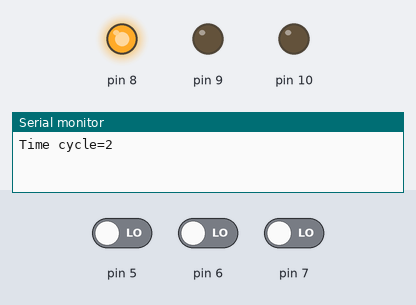
Bench run of a sketch on a simulated Arduino Uno, built with avr-gcc and run on an emulated ATmega328P. Parts: output pins drawn as LEDs (lit = HIGH), the last lines printed to the serial monitor. Inputs (shaded band) come from the test bench; at power-on: pin 5 LOW, pin 6 LOW, pin 7 LOW.

Above: at 1.2 s.
1.3 s: pin 5 driven HIGH
At 3.7 s:
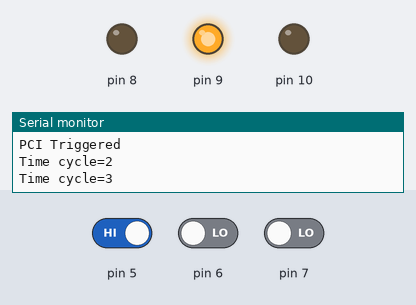
4.3 s: pin 6 driven HIGH
At 4.7 s:
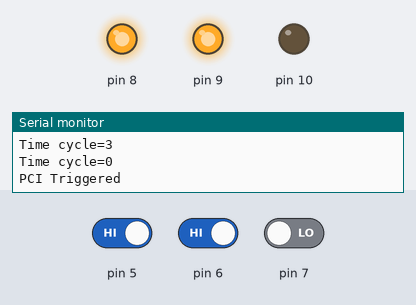
7.3 s: pin 7 driven HIGH
At 8.2 s:
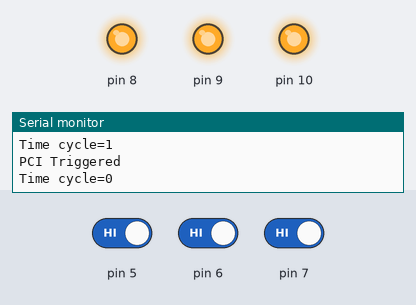
10.3 s: pin 6 driven LOW
At 12.8 s:
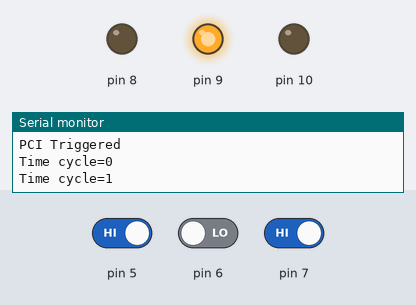
13.3 s: pin 5 driven LOW
At 14.0 s:
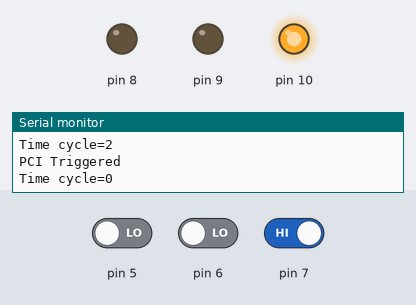
16.3 s: pin 7 driven LOW
Timing chart, 0 to 20.3 s (numbered marks = the images above; inputs shaded):
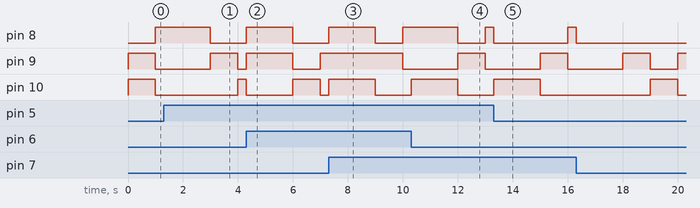

The sketch:

TaskM1.ino
```cpp
volatile byte r, y, g = 0;
volatile bool triggered = false;

void setup() {
  // Output pins
  DDRB |= 0b00000111;

  // Enables PCIE2 (Port D interrupts)
  PCICR = 0b00000100;

  // Enables interrupts on PD5, PD6, PD7 (Arduino pins 5,6,7)
  PCMSK2 = 0b11100000;

  // Clear the timer register
  TCCR1A = 0;

  TCCR1B = (1 << WGM12) | (1 << CS12) | (1 << CS10); // CTC mode, Prescaler: 1024 (16MHz / 1024 = 15,625Hz)
  // TCCR1B = 0b00001011; // CTC mode, Prescaler: 1024

  OCR1A = 1 * 16000000 / 1024 - 1; // Set Compare Match value for approximately n-second interval

  TIMSK1 = (1 << OCIE1A); // Enable Timer1 output compare A match interrupt
  // TIMSK1 = 0b00000010;  // Enable Timer1 output compare A match interrupt

  Serial.begin(9600);

  // Start with red
  r = 1;
  // Initialize LEDs
  updateLED();
}

void loop() {
	// Nothing here
}

void updateLED() {
  digitalWrite(8, g);
  digitalWrite(9, y);
  digitalWrite(10, r);
}
volatile int pciCount = 0;

// PCI ISR (Event-Based)
ISR(PCINT2_vect) {
  r = PIND & 0b10000000; // D7
  y = PIND & 0b01000000; // D6
  g = PIND & 0b00100000; // D5

  triggered = true; // Signal Timer ISR to sync cycle

  Serial.println("PCI Triggered");

  updateLED();
}

// Timer1 ISR (Time-Based)
ISR(TIMER1_COMPA_vect) {
  static byte cycle = 0;

  if (triggered) {
    // Sync cycle with current LED state
    if (r)       cycle = 0;
    else if (y)  cycle = (g) ? 3 : 1; // If coming from green, next is Y (state 3)
    else if (g)  cycle = 2;
    triggered = false; // Resume normal cycle
  } else {
    // Cycle: 0 (Red) -> 1 (Yellow) -> 2 (Green) -> 3 (Yellow) -> 0 (Red)...
    cycle = (cycle + 1) % 4;
    r = (cycle == 0);
    y = (cycle == 1 || cycle == 3);
    g = (cycle == 2);
  }

  Serial.print("Time cycle=");
  Serial.println(cycle);

  updateLED();
}
```

Measured:
- after the input at 1.3 s, pin 8: HIGH → LOW after 1.7 s instead of 0.70 s
- after the input at 4.3 s, pin 10: HIGH → LOW after 0.00 s instead of 0.70 s
- after the input at 7.3 s, pin 10: LOW → HIGH after 0.00 s instead of 2.7 s
- after the input at 10.3 s, pin 8: HIGH → LOW after 1.7 s instead of 0.70 s
- after the input at 13.3 s, pin 8: HIGH → LOW after 0.00 s instead of 0.70 s
